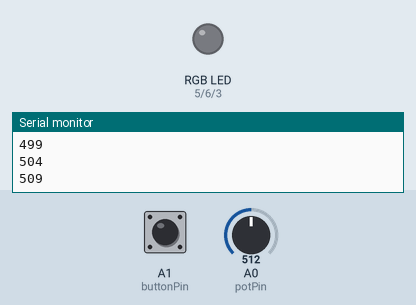
Simulated run of this sketch. Board: Arduino Uno, built with avr-gcc and run on an emulated ATmega328P. Shown: an RGB LED mixed from three pins (HIGH = lit), the last lines printed to the serial monitor. Inputs (shaded band) come from the test bench; at power-on: A1 (buttonPin) HIGH, A0 (potPin) = 512. Dim RGB values are drawn brighter than linear.

Above: at 1.2 s.
1.3 s: A1 (buttonPin) pulled LOW for 0.15 s
At 2.3 s:
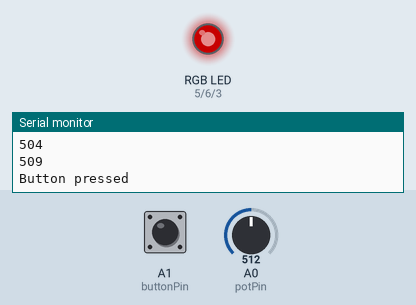
2.9 s: A0 (potPin) set to 716
At 4.1 s:
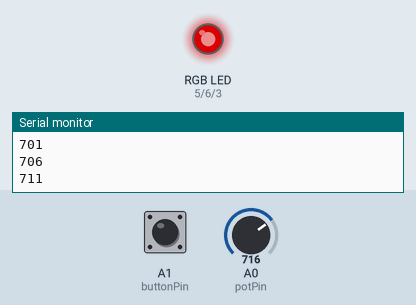
4.4 s: A0 (potPin) set to 1023
At 5.7 s:
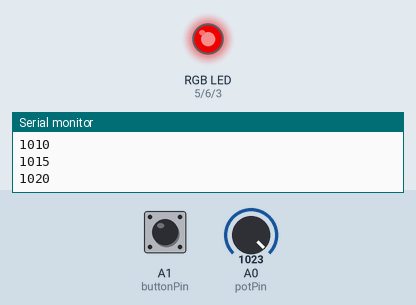
6.0 s: A1 (buttonPin) pulled LOW for 1 s
At 7.1 s:
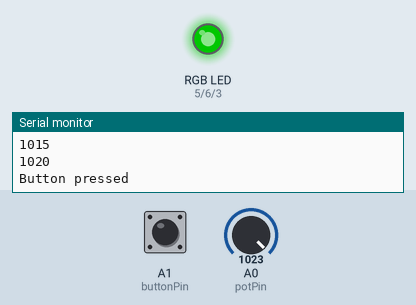
8.5 s: A1 (buttonPin) pulled LOW for 0.15 s
At 9.0 s:
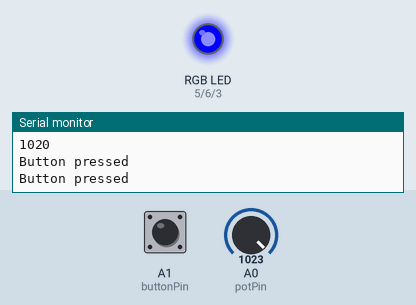
10.1 s: A0 (potPin) set to 511
At 10.9 s:
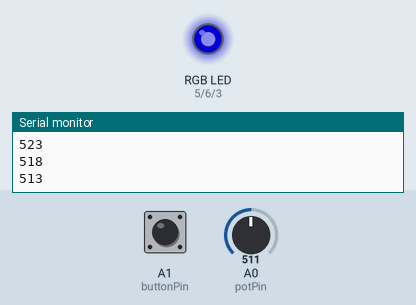
Timing chart, 0 to 12.7 s (numbered marks = the images above; inputs shaded):
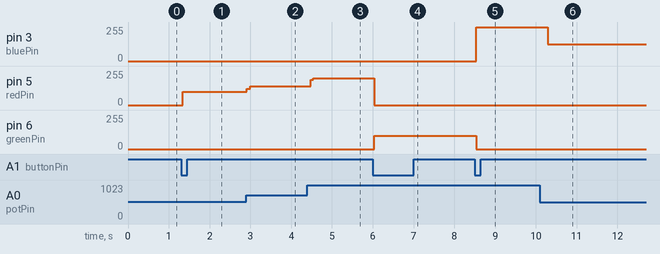

The sketch:

rgb_led_strip_controller.ino
```cpp
// RGB LED Strip Controller

const int redPin = 5;
const int greenPin = 6;
const int bluePin = 3;
const int potPin = A0;
const int buttonPin = A1;

int mode = 0;
const int numModes = 8;

// Variables for button reading
const unsigned long debounceMs = 40;
const unsigned long longPressMs = 600;
unsigned long lastChangeMs = 0;
bool lastStable = HIGH;
bool lastReading = HIGH;
bool pressArmed = true;

float smoothedPotValue = 0;
int previousPotValue = 0;

unsigned long lastActivityMs = 0;
const unsigned long inactivityTimeoutMs = 36000000UL; // 10 hours

void setup() {
  Serial.begin(9600);
  pinMode(redPin, OUTPUT);
  pinMode(greenPin, OUTPUT);
  pinMode(bluePin, OUTPUT);
  pinMode(buttonPin, INPUT_PULLUP);
  pinMode(potPin, INPUT);
}

/** Utility function that will return true if the button
 *  is pressed exactly once. It doesn't care if/how long
 *  the button is held.
 */
bool buttonPressed() {
  bool reading = digitalRead(buttonPin);

  // Start (re)debounce window on any transition
  if (reading != lastReading) {
    lastChangeMs = millis();
    lastReading = reading;
  }

  // When stable long enough, accept new state
  if ((millis() - lastChangeMs) > debounceMs && reading != lastStable) {
    lastStable = reading;

    // Falling edge = button pressed (active-low)
    if (lastStable == LOW && pressArmed) {
      pressArmed = false;             // consume this press; ignore while held
      return true;                    // signal single press event
    }

    // Rising edge = button released; re-arm for next press
    if (lastStable == HIGH) {
      pressArmed = true;
    }
  }

  return false; // no new press event
}


void loop() {
  if (buttonPressed()) {
    Serial.println("Button pressed");
    mode = (mode + 1) % numModes;
    lastActivityMs = millis();
  }

  int rawPot = analogRead(potPin);
  smoothedPotValue += 0.05 * (rawPot - smoothedPotValue);
  int potValue = (int)smoothedPotValue;
  if (abs(previousPotValue - potValue) > 4) {
    Serial.println(potValue);
    previousPotValue = potValue;
    lastActivityMs = millis();
  }

  // Turn off after 10 hours of inactivity
  if (mode != 0 && (millis() - lastActivityMs) >= inactivityTimeoutMs) {
    mode = 0;
    Serial.println("Inactivity timeout – turning off");
  }

  // Determine color combination
  bool r = false, g = false, b = false;
  switch (mode) {
    case 0: break;                                 // off
    case 1: r = true; break;                       // Red
    case 2: g = true; break;                       // Green
    case 3: b = true; break;                       // Blue
    case 4: r = g = true; break;                   // Yellow
    case 5: r = b = true; break;                   // Magenta
    case 6: g = b = true; break;                   // Cyan
    case 7: r = g = b = true; break;               // White
    default: break;
  }

  // Set PWM outputs
  analogWrite(redPin,   r ? map(potValue, 0, 1023, 0, 200) : 0);
  analogWrite(greenPin, g ? map(potValue, 0, 1023, 0, 100) : 0);
  analogWrite(bluePin,  b ? map(potValue, 0, 1023, 0, 255) : 0);
}
```

Measured:
- after the input at 1.3 s, pin 5 (redPin): 0/255 → 99/255 at once
- after the input at 2.9 s, pin 5 (redPin): 99/255 → 123/255 at once, → 139/255 0.08 s later
- after the input at 4.4 s, pin 5 (redPin): 139/255 → 199/255 after 0.08 s
- after the input at 6.0 s, pin 5 (redPin): 199/255 → 0/255 at once; pin 6 (greenPin): 0/255 → 99/255 at once
- after the input at 8.5 s, pin 3 (bluePin): 0/255 → 254/255 at once; pin 6 (greenPin): 99/255 → 0/255 at once
- after the input at 10.1 s, pin 3 (bluePin): 254/255 → 127/255 after 0.19 s
